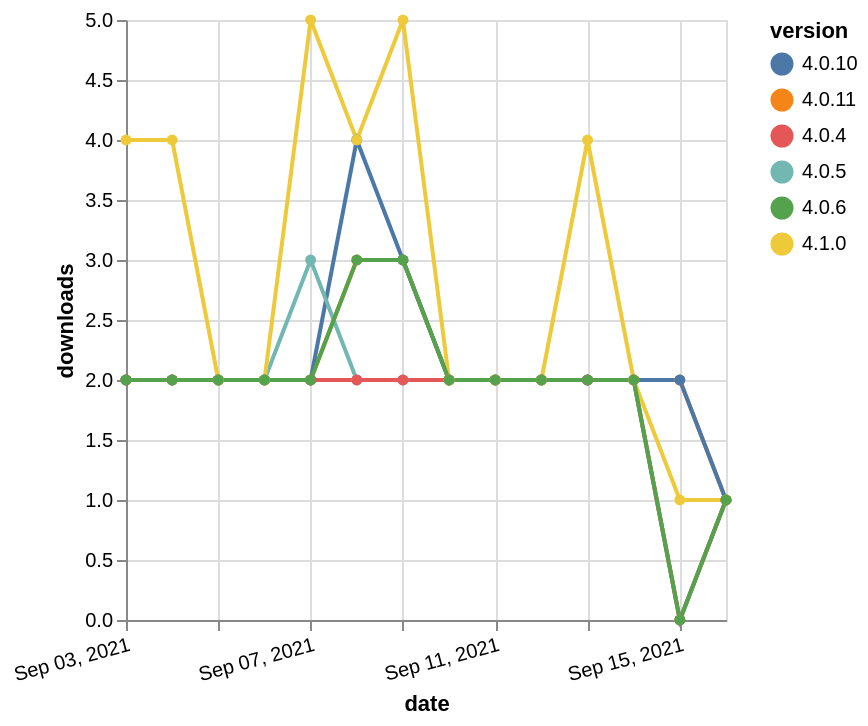

Specify this chart in Vega-Lite:
### Vega-Lite specification from a JSON file in a GitHub repository (floating-point values rounded to 4 significant figures)
{"$schema": "https://vega.github.io/schema/vega-lite/v5.json", "description": "A simple bar chart with embedded data.", "data": {"values": [{"date": "2021-09-03", "total": 638, "delta": 2, "version": "4.0.11"}, {"date": "2021-09-04", "total": 640, "delta": 2, "version": "4.0.11"}, {"date": "2021-09-05", "total": 642, "delta": 2, "version": "4.0.11"}, {"date": "2021-09-06", "total": 644, "delta": 2, "version": "4.0.11"}, {"date": "2021-09-07", "total": 646, "delta": 2, "version": "4.0.11"}, {"date": "2021-09-08", "total": 649, "delta": 3, "version": "4.0.11"}, {"date": "2021-09-09", "total": 652, "delta": 3, "version": "4.0.11"}, {"date": "2021-09-10", "total": 654, "delta": 2, "version": "4.0.11"}, {"date": "2021-09-11", "total": 656, "delta": 2, "version": "4.0.11"}, {"date": "2021-09-12", "total": 658, "delta": 2, "version": "4.0.11"}, {"date": "2021-09-13", "total": 660, "delta": 2, "version": "4.0.11"}, {"date": "2021-09-14", "total": 662, "delta": 2, "version": "4.0.11"}, {"date": "2021-09-15", "total": 664, "delta": 2, "version": "4.0.11"}, {"date": "2021-09-16", "total": 665, "delta": 1, "version": "4.0.11"}, {"date": "2021-09-03", "total": 747, "delta": 2, "version": "4.0.10"}, {"date": "2021-09-04", "total": 749, "delta": 2, "version": "4.0.10"}, {"date": "2021-09-05", "total": 751, "delta": 2, "version": "4.0.10"}, {"date": "2021-09-06", "total": 753, "delta": 2, "version": "4.0.10"}, {"date": "2021-09-07", "total": 755, "delta": 2, "version": "4.0.10"}, {"date": "2021-09-08", "total": 759, "delta": 4, "version": "4.0.10"}, {"date": "2021-09-09", "total": 762, "delta": 3, "version": "4.0.10"}, {"date": "2021-09-10", "total": 764, "delta": 2, "version": "4.0.10"}, {"date": "2021-09-11", "total": 766, "delta": 2, "version": "4.0.10"}, {"date": "2021-09-12", "total": 768, "delta": 2, "version": "4.0.10"}, {"date": "2021-09-13", "total": 770, "delta": 2, "version": "4.0.10"}, {"date": "2021-09-14", "total": 772, "delta": 2, "version": "4.0.10"}, {"date": "2021-09-15", "total": 774, "delta": 2, "version": "4.0.10"}, {"date": "2021-09-16", "total": 775, "delta": 1, "version": "4.0.10"}, {"date": "2021-09-03", "total": 1651, "delta": 2, "version": "4.0.5"}, {"date": "2021-09-04", "total": 1653, "delta": 2, "version": "4.0.5"}, {"date": "2021-09-05", "total": 1655, "delta": 2, "version": "4.0.5"}, {"date": "2021-09-06", "total": 1657, "delta": 2, "version": "4.0.5"}, {"date": "2021-09-07", "total": 1660, "delta": 3, "version": "4.0.5"}, {"date": "2021-09-08", "total": 1662, "delta": 2, "version": "4.0.5"}, {"date": "2021-09-09", "total": 1664, "delta": 2, "version": "4.0.5"}, {"date": "2021-09-10", "total": 1666, "delta": 2, "version": "4.0.5"}, {"date": "2021-09-11", "total": 1668, "delta": 2, "version": "4.0.5"}, {"date": "2021-09-12", "total": 1670, "delta": 2, "version": "4.0.5"}, {"date": "2021-09-13", "total": 1672, "delta": 2, "version": "4.0.5"}, {"date": "2021-09-14", "total": 1674, "delta": 2, "version": "4.0.5"}, {"date": "2021-09-15", "total": 1674, "delta": 0, "version": "4.0.5"}, {"date": "2021-09-16", "total": 1675, "delta": 1, "version": "4.0.5"}, {"date": "2021-09-03", "total": 2078, "delta": 2, "version": "4.0.4"}, {"date": "2021-09-04", "total": 2080, "delta": 2, "version": "4.0.4"}, {"date": "2021-09-05", "total": 2082, "delta": 2, "version": "4.0.4"}, {"date": "2021-09-06", "total": 2084, "delta": 2, "version": "4.0.4"}, {"date": "2021-09-07", "total": 2086, "delta": 2, "version": "4.0.4"}, {"date": "2021-09-08", "total": 2088, "delta": 2, "version": "4.0.4"}, {"date": "2021-09-09", "total": 2090, "delta": 2, "version": "4.0.4"}, {"date": "2021-09-10", "total": 2092, "delta": 2, "version": "4.0.4"}, {"date": "2021-09-11", "total": 2094, "delta": 2, "version": "4.0.4"}, {"date": "2021-09-12", "total": 2096, "delta": 2, "version": "4.0.4"}, {"date": "2021-09-13", "total": 2098, "delta": 2, "version": "4.0.4"}, {"date": "2021-09-14", "total": 2100, "delta": 2, "version": "4.0.4"}, {"date": "2021-09-15", "total": 2100, "delta": 0, "version": "4.0.4"}, {"date": "2021-09-16", "total": 2101, "delta": 1, "version": "4.0.4"}, {"date": "2021-09-03", "total": 704, "delta": 4, "version": "4.1.0"}, {"date": "2021-09-04", "total": 708, "delta": 4, "version": "4.1.0"}, {"date": "2021-09-05", "total": 710, "delta": 2, "version": "4.1.0"}, {"date": "2021-09-06", "total": 712, "delta": 2, "version": "4.1.0"}, {"date": "2021-09-07", "total": 717, "delta": 5, "version": "4.1.0"}, {"date": "2021-09-08", "total": 721, "delta": 4, "version": "4.1.0"}, {"date": "2021-09-09", "total": 726, "delta": 5, "version": "4.1.0"}, {"date": "2021-09-10", "total": 728, "delta": 2, "version": "4.1.0"}, {"date": "2021-09-11", "total": 730, "delta": 2, "version": "4.1.0"}, {"date": "2021-09-12", "total": 732, "delta": 2, "version": "4.1.0"}, {"date": "2021-09-13", "total": 736, "delta": 4, "version": "4.1.0"}, {"date": "2021-09-14", "total": 738, "delta": 2, "version": "4.1.0"}, {"date": "2021-09-15", "total": 739, "delta": 1, "version": "4.1.0"}, {"date": "2021-09-16", "total": 740, "delta": 1, "version": "4.1.0"}, {"date": "2021-09-03", "total": 1777, "delta": 2, "version": "4.0.6"}, {"date": "2021-09-04", "total": 1779, "delta": 2, "version": "4.0.6"}, {"date": "2021-09-05", "total": 1781, "delta": 2, "version": "4.0.6"}, {"date": "2021-09-06", "total": 1783, "delta": 2, "version": "4.0.6"}, {"date": "2021-09-07", "total": 1785, "delta": 2, "version": "4.0.6"}, {"date": "2021-09-08", "total": 1788, "delta": 3, "version": "4.0.6"}, {"date": "2021-09-09", "total": 1791, "delta": 3, "version": "4.0.6"}, {"date": "2021-09-10", "total": 1793, "delta": 2, "version": "4.0.6"}, {"date": "2021-09-11", "total": 1795, "delta": 2, "version": "4.0.6"}, {"date": "2021-09-12", "total": 1797, "delta": 2, "version": "4.0.6"}, {"date": "2021-09-13", "total": 1799, "delta": 2, "version": "4.0.6"}, {"date": "2021-09-14", "total": 1801, "delta": 2, "version": "4.0.6"}, {"date": "2021-09-15", "total": 1801, "delta": 0, "version": "4.0.6"}, {"date": "2021-09-16", "total": 1802, "delta": 1, "version": "4.0.6"}]}, "width": "container", "mark": {"type": "line", "point": {"filled": true}}, "encoding": {"x": {"field": "date", "type": "temporal", "timeUnit": "yearmonthdate", "title": "date", "axis": {"labelAngle": -15}}, "y": {"field": "delta", "type": "quantitative", "title": "downloads"}, "color": {"field": "version", "type": "nominal"}, "tooltip": {"field": "delta"}}}
